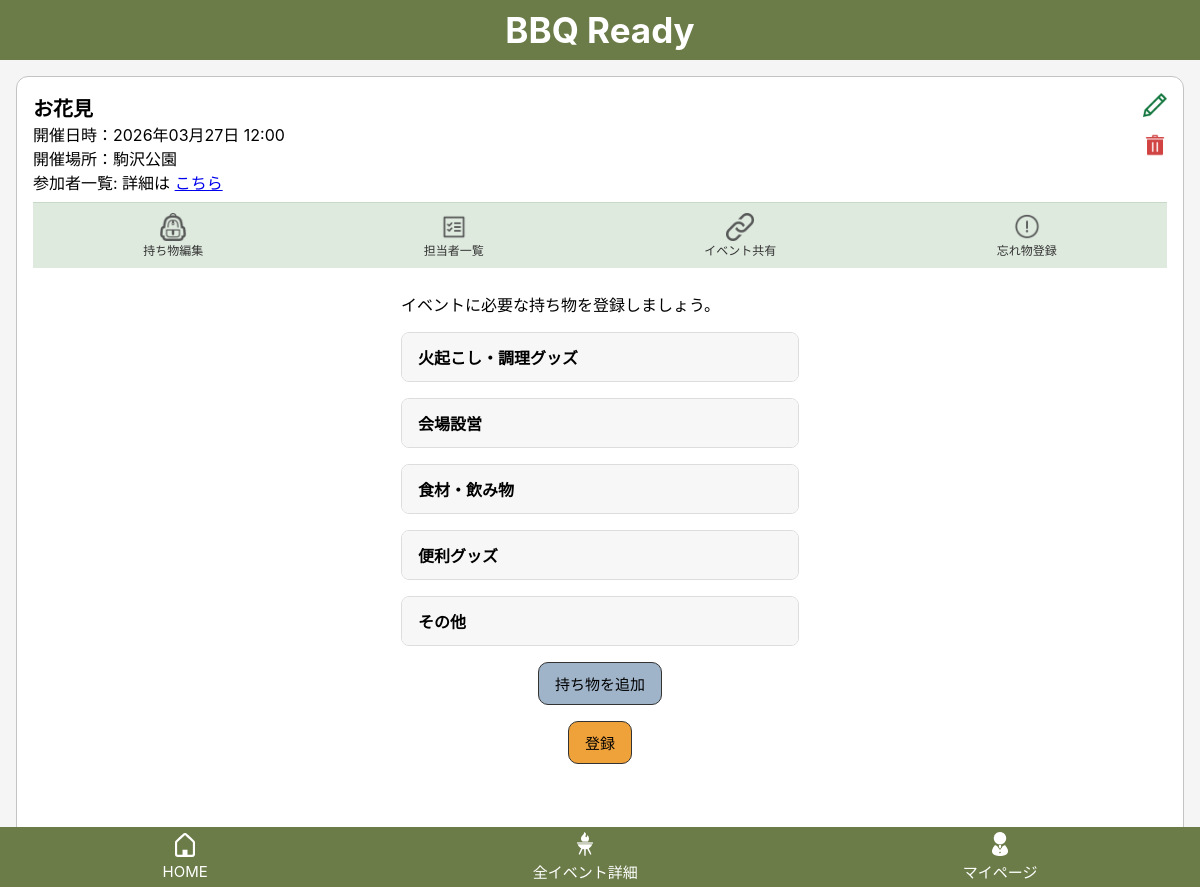
Screenshot of /events/117/items/ (signed in) with the database file from the repository.
### bbq_app/models.py (models this page shows, shortened)
class Event(models.Model):
    user = models.ForeignKey(settings.AUTH_USER_MODEL, on_delete=models.CASCADE, related_name="events")
    name = models.CharField("イベント名", max_length=30)
    held_at = models.DateTimeField("開催日時", null=True, blank=True)
    location = models.CharField("開催場所", max_length=50, blank=True)
    created_at = models.DateTimeField("作成日時", auto_now_add=True)
    updated_at = models.DateTimeField("更新日時", auto_now=True)

### bbq_app/views.py (the view, shortened to what this page needs)
# urls.py: path("events/<int:event_id>/items/", views.item_edit, name="item_edit"),
@login_required
def item_edit(request, event_id):
    event = get_object_or_404(Event, id=event_id, user=request.user)
    items = (
        EventItem.objects
        .filter(event=event, bbq_item__name__gt="")
        .select_related("bbq_item")
        .order_by("bbq_item__category", "bbq_item__name")
    )
    grouped_dict = {category_value: [] for category_value, _ in BbqItem.Category.choices}
    category_labels = dict(BbqItem.Category.choices)
    for event_item in event.event_items.select_related("bbq_item").all():
        grouped_dict[event_item.bbq_item.category].append(event_item)
    grouped_items = []
    for category, event_items in grouped_dict.items():
        grouped_items.append({
            "label": category_labels[category],
            "items": event_items,
        })
    context = {
        "event": event,
        "grouped_items": grouped_items,
    }
    return render(request, "bbq_app/item_edit.html", context)

### bbq_app/templates/bbq_app/item_edit.html (shortened to what this page needs)
{% extends "bbq_app/base.html" %}
{% block header %}
  {% include "bbq_app/partials/event_header.html" %}
{% endblock %}
{% block content %}
<p>
    イベントに必要な持ち物を登録しましょう。
</p>
<form method="post">
    {% for group in grouped_items %}
        <details class="item-accordion">
            <summary class="item-accordion__summary">
                {{ group.label }}
            </summary>
        </details>
    {% endfor %}
    <div class="item-add-button">
        <button type="button" class="btn btn-secondary" onclick="openAddItemModal()">
            持ち物を追加
        </button>
    </div>
    <div class="item-save-button">
        <button type="submit" class="btn btn-primary">
            登録
        </button>
    </div>
</form>
{% endblock %}

### bbq_app/templates/bbq_app/partials/event_header.html (shortened to what this page needs)
{% load static %}
{% include "bbq_app/partials/top_bar.html" %}
{% if event %}
<div class="event-header">
  <div class="event_header__top">
    <div>
      <div class="event-header__title">{{ event.name }}</div>
      <div class="event-header__meta">
        開催日時：{{ event.held_at|date:"Y年m月d日 H:i" }}<br>
        開催場所：{{ event.location }}<br>
        参加者一覧: 詳細は
        <a href="#" onclick="openParticipantsModal(); return false;">こちら</a>
      </div>
    </div>
    <div class="event-header__actions">
      <a href="{% url 'event_edit' event.id %}">
        <img src="{% static 'bbq_app/images/pencil.png' %}" width="24">
      </a>
      <a href="#" onclick="openDeleteModal({{ event.id }}); return false;">
        <img src="{% static 'bbq_app/images/trashcan.png' %}" width="24">
      </a>
    </div>
  </div>
  <div class="event-header__nav">
    <a href="{% url 'item_edit' event.id %}"
       class="{% if request.resolver_match.url_name == 'item_edit' %}active{% endif %}">
      <img src="{% static 'bbq_app/images/item_edit.png' %}" width="28">
      <span>持ち物編集</span>
    </a>
    <a href="{% url 'item_assign' event.id %}"
       class="{% if request.resolver_match.url_name == 'item_assign' %}active{% endif %}">
      <img src="{% static 'bbq_app/images/event_participants.png' %}" width="28">
      <span>担当者一覧</span>
    </a>
    <a href="{% url 'event_share' event.id %}"
       class="{% if request.resolver_match.url_name == 'event_share' %}active{% endif %}">
      <img src="{% static 'bbq_app/images/event_share.png' %}" width="28" alt="共有">
      <span>イベント共有</span>
    </a>
    <a href="#"
       onclick="openForgotModal(); return false;">
      <img src="{% static 'bbq_app/images/forgot_item.png' %}" width="28">
      <span>忘れ物登録</span>
    </a>
  </div>
{% endif %}

### bbq_app/static/bbq_app/css/style.css (style rules this page uses)
body { margin: 0; background: #f5f5f5; font-family: -apple-system, BlinkMacSystemFont, "Helvetica Neue", sans-serif; }
.btn { display: inline-block; padding: 10px 16px; border-radius: 10px; border: 1px solid #333; font-size: 15px; cursor: pointer; text-align: center; }
.btn-primary { background:#f0a23a; color:black; }
.btn-secondary { background:#9fb4c9; color:black; }
.event-header { background: white; border: 1px solid #c3c3c3; border-radius: 12px; margin: 16px; padding: 16px; margin-top: 76px; position: relative; }
.event-header__title { font-size: 20px; font-weight: 600; }
.event-header__nav { display: flex; justify-content: space-around; background: #dfeadf; padding: 6px 0; border-top: 1px solid #c7d9c7; margin-top: 8px; }
.event-header__nav a { display: flex; flex-direction: column; align-items: center; text-decoration: none; font-size: 12px; color: #333; padding: 4px 6px; border-radius: 6px; transition: 0.2s; }
.event-header__actions { position: absolute; top: 16px; right: 16px; display: flex; flex-direction: column; gap: 12px; }
.event-header__actions a { text-decoration: none; }
.item-accordion { margin-bottom: 16px; border: 1px solid #ddd; border-radius: 8px; background: #fff; overflow: hidden; }
.item-accordion__summary { padding: 12px 16px; font-weight: bold; cursor: pointer; background: #f7f7f7; list-style: none; }
.item-add-button, .item-save-button { display: flex; justify-content: center; margin-top: 16px; }

### rows the page displays
Event: name "お花見", held_at "2026年03月27日 12:00", location "駒沢公園"

### other values shown
{{ group.label }} "火起こし・調理グッズ" "会場設営" "食材・飲み物" "便利グッズ" "その他"
